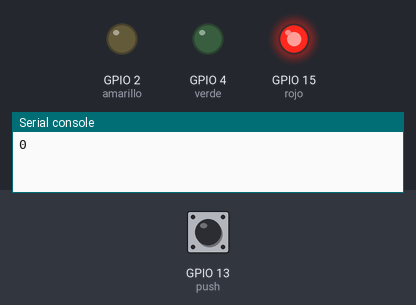
Simulated run of this program. Board: ESP32 board running MicroPython. On the bench: output pins drawn as LEDs (lit = HIGH), the last lines printed to the serial console. The inputs (shaded band) are chosen by the test bench; at power-on: GPIO 13 (push) LOW.

Above: at 0.5 s.
At 2.5 s:
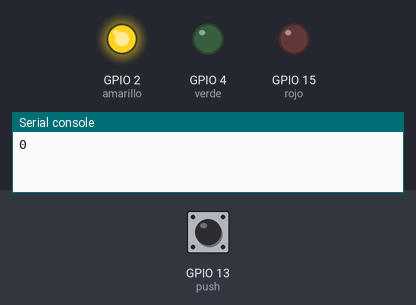
At 4.5 s:
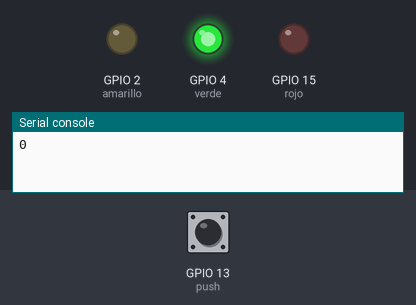
At 9.5 s:
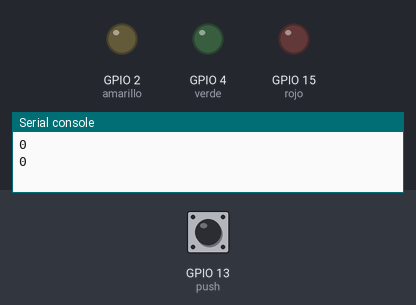
Timing chart, 0 to 10.4 s (numbered marks = the images above):
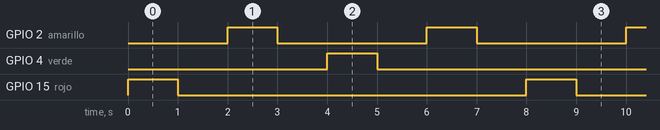

Measured:
- by itself, GPIO 2 (amarillo): alternates HIGH for 1.0 s and LOW for 3.0 s
- by itself, GPIO 4 (verde), GPIO 15 (rojo): alternates HIGH for 1.0 s and LOW for 7.0 s
- by itself, everything shown: repeats every 8.0 s, in 8 steps

The program:

semaforo_con_pausa.py
```python
from machine import Pin
import utime

rojo = Pin(15,Pin.OUT)
amarillo = Pin(2,Pin.OUT)
verde = Pin(4,Pin.OUT)
push = Pin(13,Pin.IN,Pin.PULL_DOWN)  #  siempre en estado cero ... puls a VCC


leds = [rojo, amarillo, verde, amarillo]


def semaforo():

    for i in leds:
        i.value(1)
        utime.sleep(1)
        i.value(0)
        utime.sleep(1)

def pausa():
    rojo.value(1)
    utime.sleep(10)

while True:

        estado = push.value()
        print(estado)
        if estado==1:
            pausa()

        else:
            semaforo()

if __name__==("__main__"):
    main()   
```
